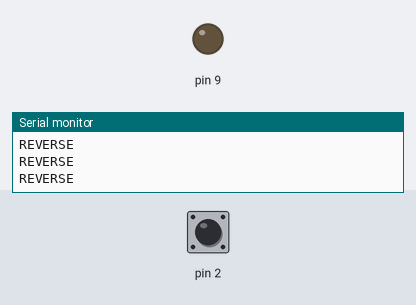
Bench run of a sketch on a simulated Arduino Uno, built with avr-gcc and run on an emulated ATmega328P. Shown: output pins drawn as LEDs (lit = HIGH), the last lines printed to the serial monitor. Dashed ring = blinking. The inputs (shaded band) are chosen by the test bench; at power-on: pin 2 HIGH.

Above: at 1.2 s.
1.3 s: pin 2 driven LOW
At 2.4 s:
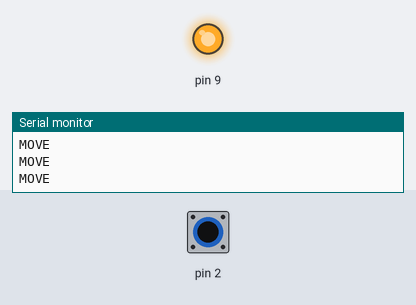
2.8 s: pin 2 driven HIGH
At 3.6 s:
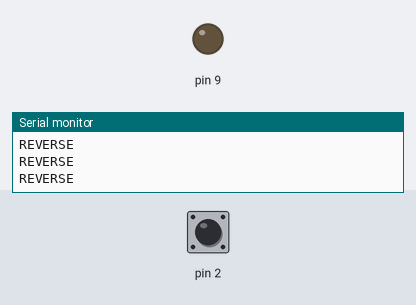
4.3 s: pin 2 pulsed LOW 2 times (0.12 s each, 0.3 s apart)
At 4.36 s:
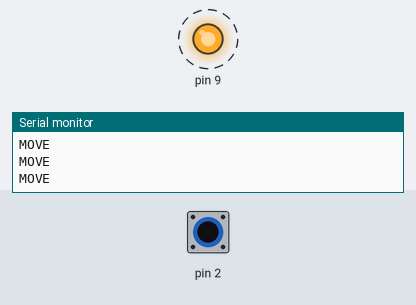
Timing chart, 0 to 7.3 s (numbered marks = the images above; inputs shaded):
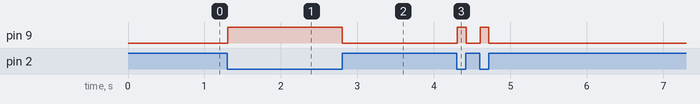

The sketch:

IR_edge_avoiding.ino
```cpp
void setup() {
  // put your setup code here, to run once:
  Serial.begin(9600);
  pinMode(2, INPUT);
  pinMode(9, OUTPUT);
}

void loop() {
  // put your main code here, to run repeatedly:

  if(digitalRead(2) == LOW){
    digitalWrite(9, HIGH);
    Serial.println("MOVE");
  }
  else{
    digitalWrite(9, LOW);
    Serial.println("REVERSE");

  }
  delay(10);
}
```

Measured:
- after the input at 1.3 s, pin 9: LOW → HIGH at once
- after the input at 2.8 s, pin 9: HIGH → LOW at once
- after the input at 4.3 s, pin 9: alternates HIGH for 0.12 s and LOW for 0.18 s, 4 changes in all, then stays LOW, starting at once
